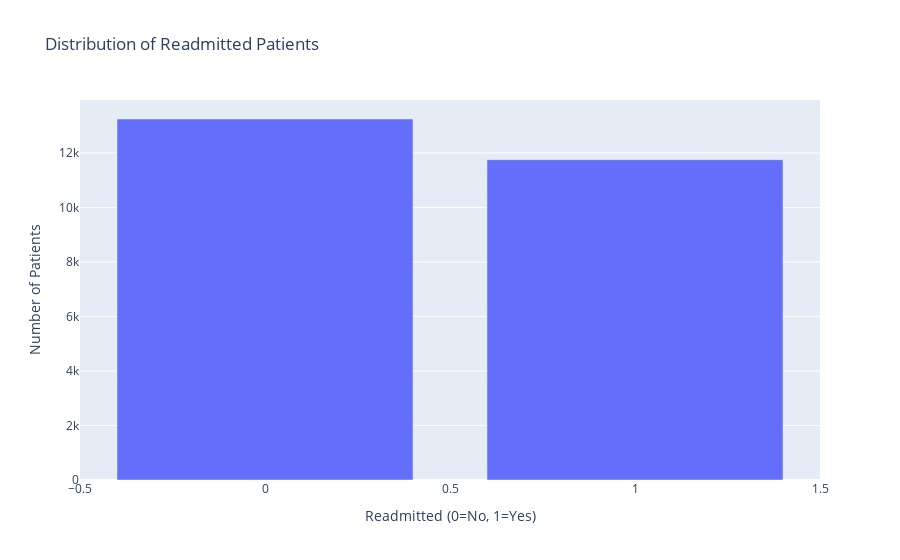
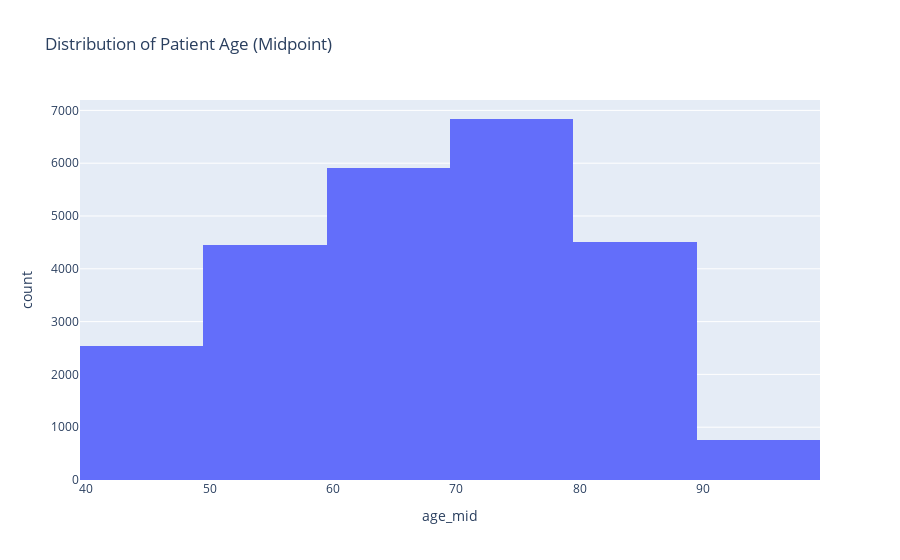

These figures' notebook cell, in order:
### Markdown cell above
##### Univariate Analysis

### Code cell
print("\n--- Univariate Analysis ---\n")

# Distribution of Target Variable: readmitted
readmitted_counts = data['readmitted'].value_counts().reset_index()
readmitted_counts.columns = ['Readmitted', 'Count']
fig = px.bar(readmitted_counts, x='Readmitted', y='Count', title='Distribution of Readmitted Patients')
fig.update_layout(xaxis_title="Readmitted (0=No, 1=Yes)", yaxis_title="Number of Patients")
fig.show()

# Distribution of age_mid
fig = px.histogram(data, x='age_mid', title='Distribution of Patient Age (Midpoint)')
fig.show()

# Distribution of time_in_hospital
fig = px.histogram(data, x='time_in_hospital', title='Distribution of Time in Hospital (Days)')
fig.show()

# Distribution of n_medications
fig = px.histogram(data, x='n_medications', title='Distribution of Number of Medications')
fig.show()

# Distribution of medical_specialty (Top 10)
top_medical_specialties = data['medical_specialty'].value_counts().head(10).index
fig = px.bar(data[data['medical_specialty'].isin(top_medical_specialties)],
             x='medical_specialty', title='Top 10 Medical Specialties', color='medical_specialty')
fig.update_xaxes(categoryorder='total descending')
fig.show()

# Distribution of diag_1 (Top 10)
top_diag_1 = data['diag_1'].value_counts().head(10).index
fig = px.bar(data[data['diag_1'].isin(top_diag_1)],
             x='diag_1', title='Top 10 Primary Diagnoses', color='diag_1')
fig.update_xaxes(categoryorder='total descending')
fig.show()

### Figure 1 — Plotly figure (JSON) as saved in the notebook; plotly's stock layout.template omitted (floating-point values rounded to 4 significant figures)
{"data": [{"hovertemplate": "Readmitted=%{x}<br>Count=%{y}<extra></extra>", "legendgroup": "", "marker": {"color": "#636efa", "pattern": {"shape": ""}}, "name": "", "orientation": "v", "showlegend": false, "textposition": "auto", "type": "bar", "x": [0, 1], "xaxis": "x", "y": [13246, 11754], "yaxis": "y"}], "layout": {"barmode": "relative", "legend": {"tracegroupgap": 0}, "title": {"text": "Distribution of Readmitted Patients"}, "xaxis": {"anchor": "y", "domain": [0, 1], "title": {"text": "Readmitted (0=No, 1=Yes)"}}, "yaxis": {"anchor": "x", "domain": [0, 1], "title": {"text": "Number of Patients"}}}}

### Figure 2 — Plotly figure (JSON) as saved in the notebook; plotly's stock layout.template omitted (floating-point values rounded to 4 significant figures; data arrays with more than 128 entries replaced by an {"elided": "..."} marker saying what was removed)
{"data": [{"bingroup": "x", "hovertemplate": "age_mid=%{x}<br>count=%{y}<extra></extra>", "legendgroup": "", "marker": {"color": "#636efa", "pattern": {"shape": ""}}, "name": "", "orientation": "v", "showlegend": false, "type": "histogram", "x": {"elided": "25000 int values"}, "xaxis": "x", "yaxis": "y"}], "layout": {"barmode": "relative", "legend": {"tracegroupgap": 0}, "title": {"text": "Distribution of Patient Age (Midpoint)"}, "xaxis": {"anchor": "y", "domain": [0, 1], "title": {"text": "age_mid"}}, "yaxis": {"anchor": "x", "domain": [0, 1], "title": {"text": "count"}}}}
